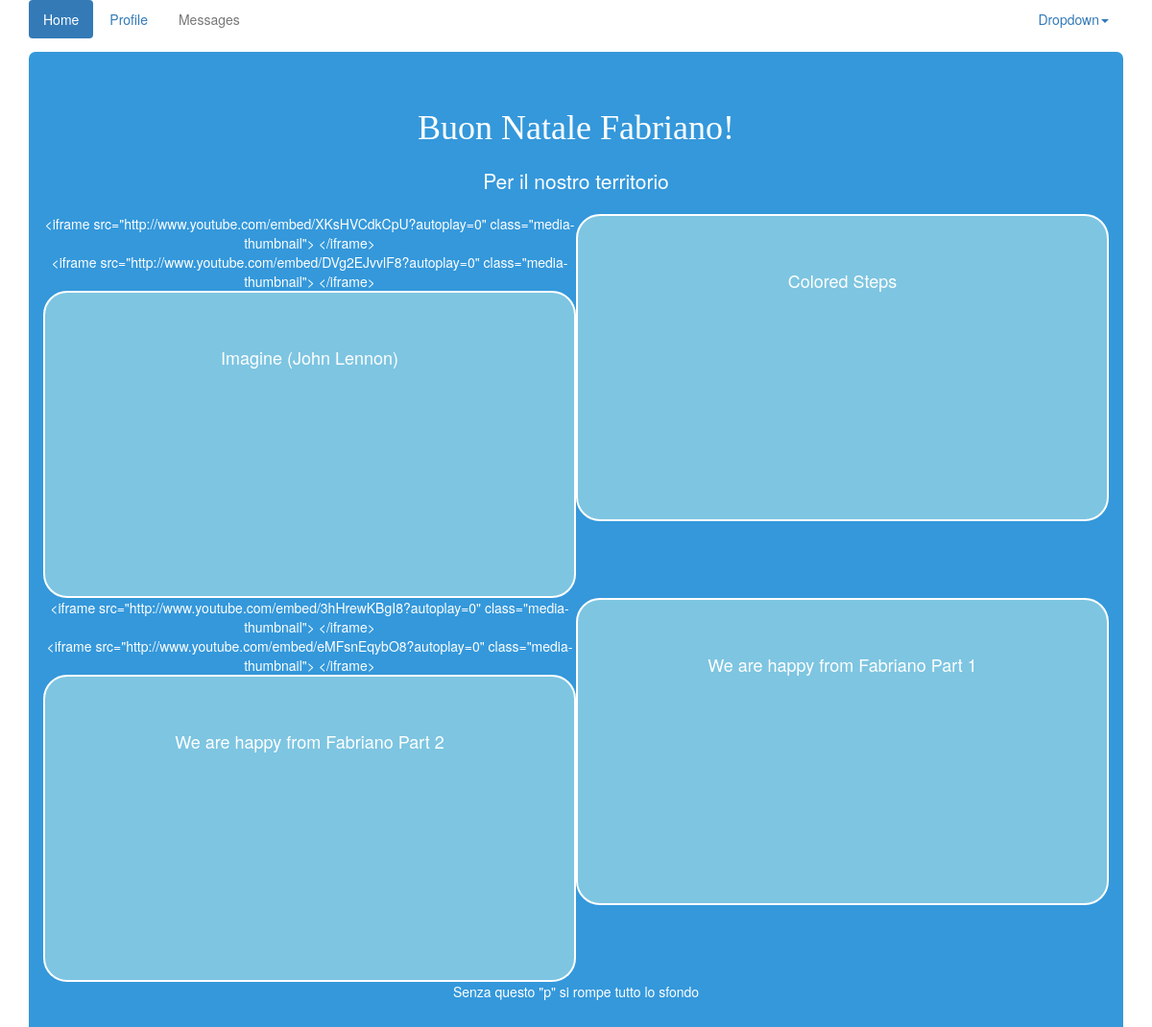
/digitalxmas/media/, run on an earlier commit of the app's database.
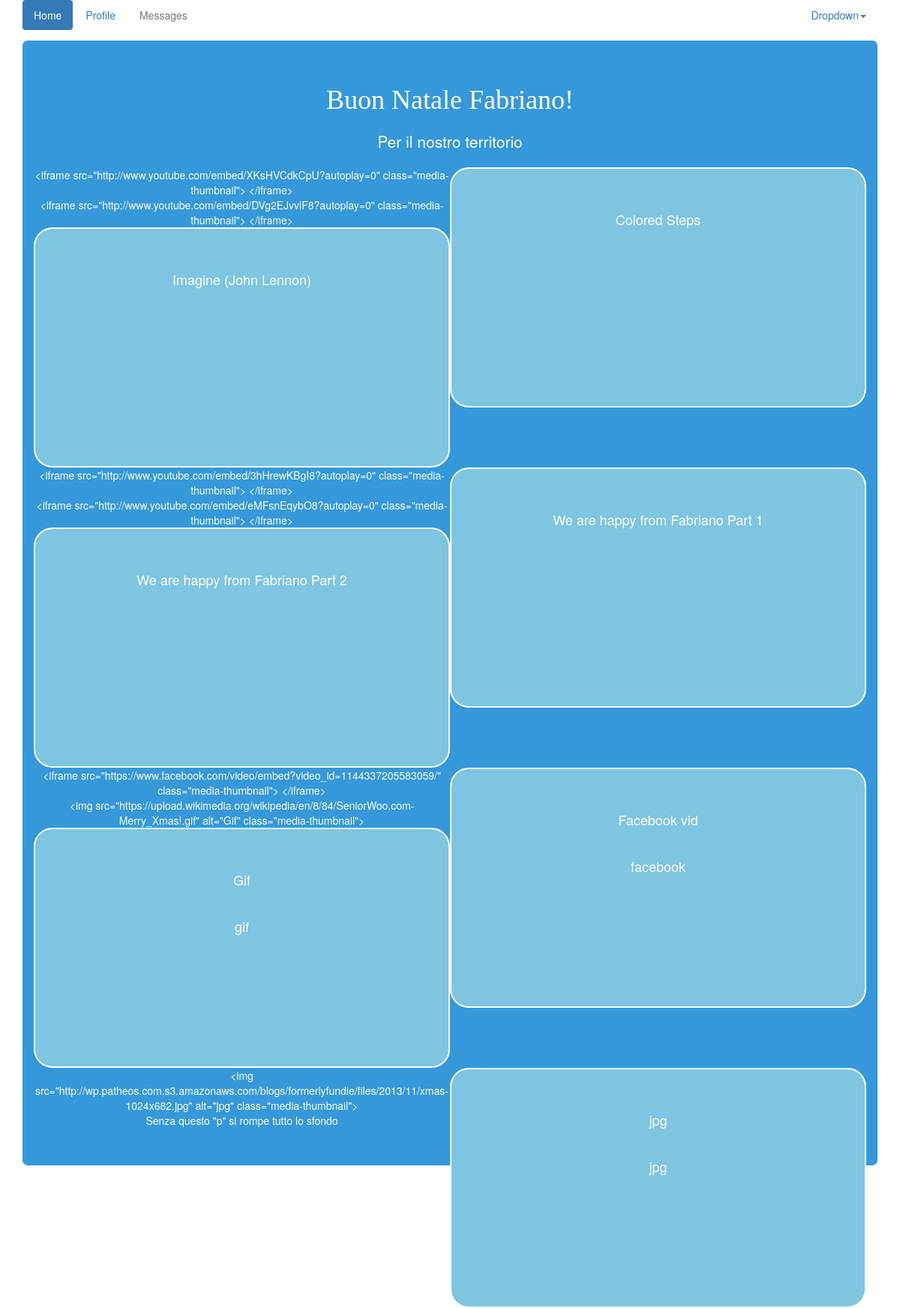
And on a later commit of the database.
### digitalxmas/models.py (models this page shows, shortened)
class Media(models.Model):
    title = models.CharField(max_length=64, verbose_name="Titolo")
    url = models.URLField(unique=True)
    description = models.TextField(default='', blank=True, verbose_name="Descrizione")
    tag_place = models.CharField(
        max_length=64, verbose_name="Territorio", blank=True, default='Fabriano',
        help_text="Territorio di riferimento del contenuto")
    tag_subject = models.CharField(
        max_length=1024, verbose_name="Temi",
        help_text="Temi trattati separati da ',' (virgola)")
    dedication = models.TextField(default='', blank=True, verbose_name="Dedica")
    author = models.CharField(max_length=64, verbose_name="Autore", blank=True)
    author_logo = models.ImageField(verbose_name="Logo dell'autore", blank=True)
    author_website = models.URLField(verbose_name="Pagina web dell'autore", blank=True)
    approved = models.BooleanField(default=False)
    approved_on = models.DateTimeField(null=True, blank=True)
    approved_by = models.ForeignKey(User, null=True, blank=True)
    class Meta:
        verbose_name = "contenuto multimediale"
        verbose_name_plural = "contenuti multimediali"

### digitalxmas/views.py (the view)
# urls.py: url(r'media/$', MediaList.as_view(), name='media'),
class MediaList(ListView):
    model = Media

### digitalxmas/templates/digitalxmas/media_list.html (shortened to what this page needs)
{% extends "digitalxmas/base.html" %}
{% load staticfiles media_tags %}
{% block extrahead %}
    <link rel="stylesheet" type="text/css" href="{% static "base/slick/slick.css" %}" />
    <link rel="stylesheet" type="text/css" href="{% static "base/slick/slick-theme.css" %}" />
{% endblock %}
{% block content %}
<h2>Buon Natale Fabriano!</h2>
<p class="lead">Per il nostro territorio</p>
<div is_playing="false">
    {% for obj in object_list %}
        <div style="width: 50%; float: left;">
            {% player obj %}
        </div>
        <div class="media-info">
            <p>{{ obj.title }}</p><br>
            <p>{{ obj.description }}</p><br>
            <p>{{ obj.dedication }}</p><br>
        </div>
    {% endfor %}
</div>
<p>Senza questo "p" si rompe tutto lo sfondo</p>
{% endblock %}

What changed in the data, as far as the page shows it:
added Media: url "<iframe src=\"https://www.facebook.com/video/embed?video_id=1144337205583059/\" class=\"media-thumbnail\"> </iframe>", title "Facebook vid", description "facebook"
added Media: url+title "<img src=\"https://upload.wikimedia.org/wikipedia/en/8/84/SeniorWoo.com-Merry_Xmas!.gif\" alt=\"Gif\" class=\"media-thumbnail\">", title "Gif", description "gif"
added Media: url+title "<img src=\"http://wp.patheos.com.s3.amazonaws.com/blogs/formerlyfundie/files/2013/11/xmas-1024x682.jpg\" alt=\"jpg\" class=\"media-thumbnail\">", title "jpg", description "jpg"
